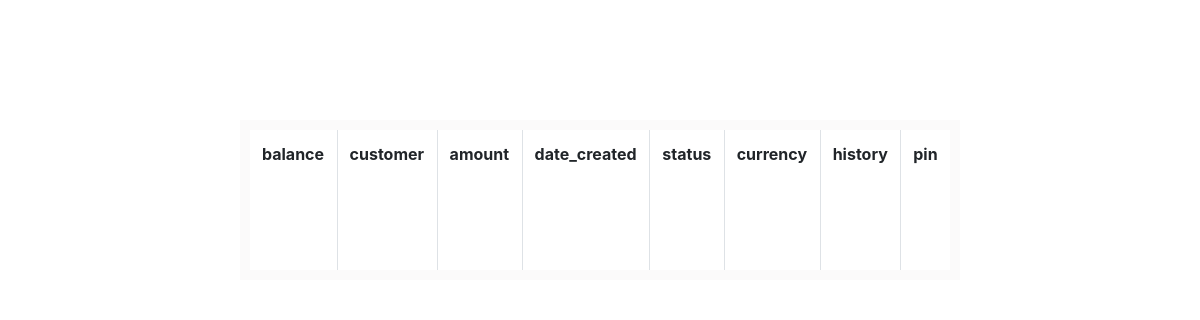
/wallet/wallet/, run on an earlier commit of the app's database.
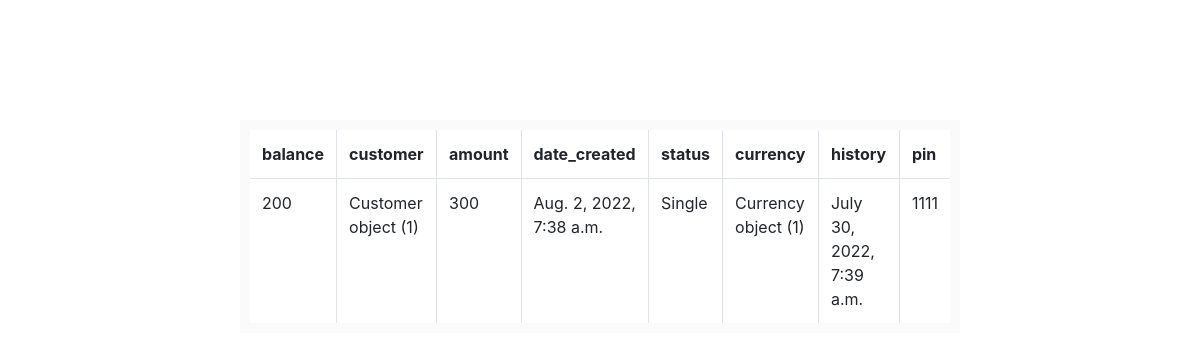
And on a later commit of the database.
### wallet/models.py (models this page shows)
class Wallet(models.Model):
    balance = models.IntegerField()
    customer = models.ForeignKey("Customer",on_delete=models.CASCADE,related_name='Wallet_customer')
    amount  = models.IntegerField()
    date_created = models.DateTimeField()
    status = models.CharField(max_length=15)
    currency = models.ForeignKey("Currency",on_delete=models.CASCADE,related_name='Wallet_currency')
    history = models.DateTimeField()
    pin = models.IntegerField()

class Customer(models.Model):
    first_name=models.CharField(max_length=20)
    last_name=models.CharField(max_length=20)
    address=models.TextField()
    password = models.CharField(max_length=8)
    email=models.EmailField(max_length=254)
    phone_number=models.CharField(max_length=13)
    gender=models.CharField(max_length=10)
    age=models.PositiveSmallIntegerField()
    nationality = models.CharField(max_length=2)
    employment=models.BooleanField()
    profile_picture = models.ImageField(default='default.jpg',upload_to='profile pics')

class Currency(models.Model):
    country= models.CharField(max_length=54)
    symbol= models.CharField(max_length=12)
    amount= models.BigIntegerField()

### wallet/views.py (the view)
def list_wallet(request):
    wallets= Wallet.objects.all()
    return render (request,"wallet/list_wallets.html",{"wallets":wallets})

### wallet/templates/wallet/list_wallets.html (shortened to what this page needs)
<!DOCTYPE html>
<html lang="en">
<head>
    <link rel="stylesheet" href="https://cdn.jsdelivr.net/npm/bootstrap@4.3.1/dist/css/bootstrap.min.css">
</head>
<body>
    <table class="table table-bordered" style="height: 10rem;margin: 40px; width: 60%;position: fixed; margin-left: 20%; margin-top: 10%; border: 10px solid rgb(251, 250, 250); " >
            <th scope="col">balance</th>
            <th scope="col">customer</th>
            <th scope="col">amount</th>
            <th scope="col">date_created</th>
            <th scope="col">status</th>
            <th scope="col">currency</th>
            <th scope="col">history</th>
            <th scope="col">pin</th>
            {% for wallet in wallets%}
            <tr>
                <td>{{ wallet.balance }}</td>
                <td>{{ wallet.customer }}</td>
                <td>{{ wallet.amount }}</td>
                <td>{{ wallet.date_created }}</td>
                <td>{{ wallet.status }}</td>
                <td>{{ wallet.currency }}</td>
                <td>{{ wallet.history }}</td>
                <td>{{ wallet.pin }}</td>
            </tr>
            {%endfor%}
    </table>
</body>
</html>

What changed in the data, as far as the page shows it:
added Wallet: balance "200", customer "Customer object (1)", amount "300", date_created "Aug. 2, 2022, 7:38 a.m.", status "Single", currency "Currency object (1)", history "July 30, 2022, 7:39 a.m.", pin "1111"
